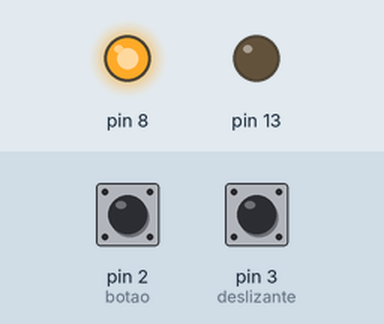
Simulated run of this sketch. Board: Arduino Uno, built with avr-gcc and run on an emulated ATmega328P. Parts: output pins drawn as LEDs (lit = HIGH). Dashed ring = blinking. Inputs (shaded band) come from the test bench; at power-on: pin 2 (botao) HIGH, pin 3 (deslizante) HIGH.

Above: at 1.2 s.
1.3 s: pin 2 (botao) pulled LOW for 0.15 s
At 1.9 s:
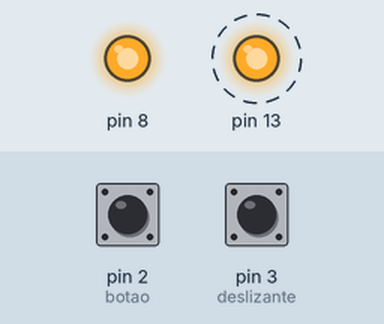
At 12.1 s:
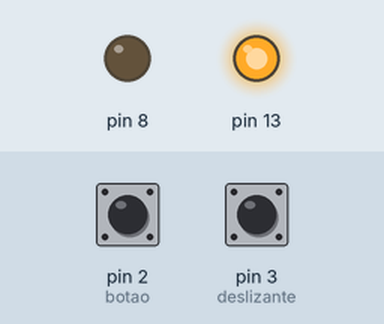
Timing chart, 0 to 13.0 s (numbered marks = the images above; inputs shaded):
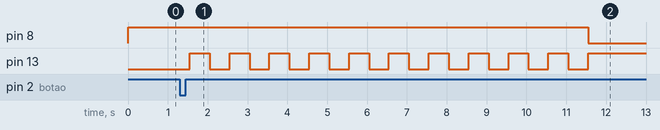

The sketch:

specific_conditions.ino
```cpp
int botao = 2;
int deslizante = 3;
bool piscar = false;

void setup() {
  pinMode(13, OUTPUT);
  pinMode(8, OUTPUT);
  pinMode(botao, INPUT_PULLUP);
  pinMode(deslizante, INPUT_PULLUP);
}

void loop() {
  if (digitalRead(deslizante) == HIGH) {
    if (!piscar) {
      digitalWrite(8, HIGH);
      digitalWrite(13, LOW);
    }

    if (digitalRead(botao) == LOW && !piscar) {
      while (digitalRead(botao) == LOW);
      delay(100);

      for (int i = 0; i < 10; i++) {
        digitalWrite(13, HIGH);
        delay(500);
        digitalWrite(13, LOW);
        delay(500);
      }

      digitalWrite(13, HIGH);
      digitalWrite(8, LOW);
      piscar = true;
    }
  } else {
    digitalWrite(8, LOW);
    digitalWrite(13, LOW);
    piscar = false;
  }
}
```

Measured:
- after the input at 1.3 s, pin 8: HIGH → LOW after 10.3 s; pin 13: alternates HIGH for 0.50 s and LOW for 0.50 s, 21 changes in all, then stays HIGH, starting after 0.25 s
